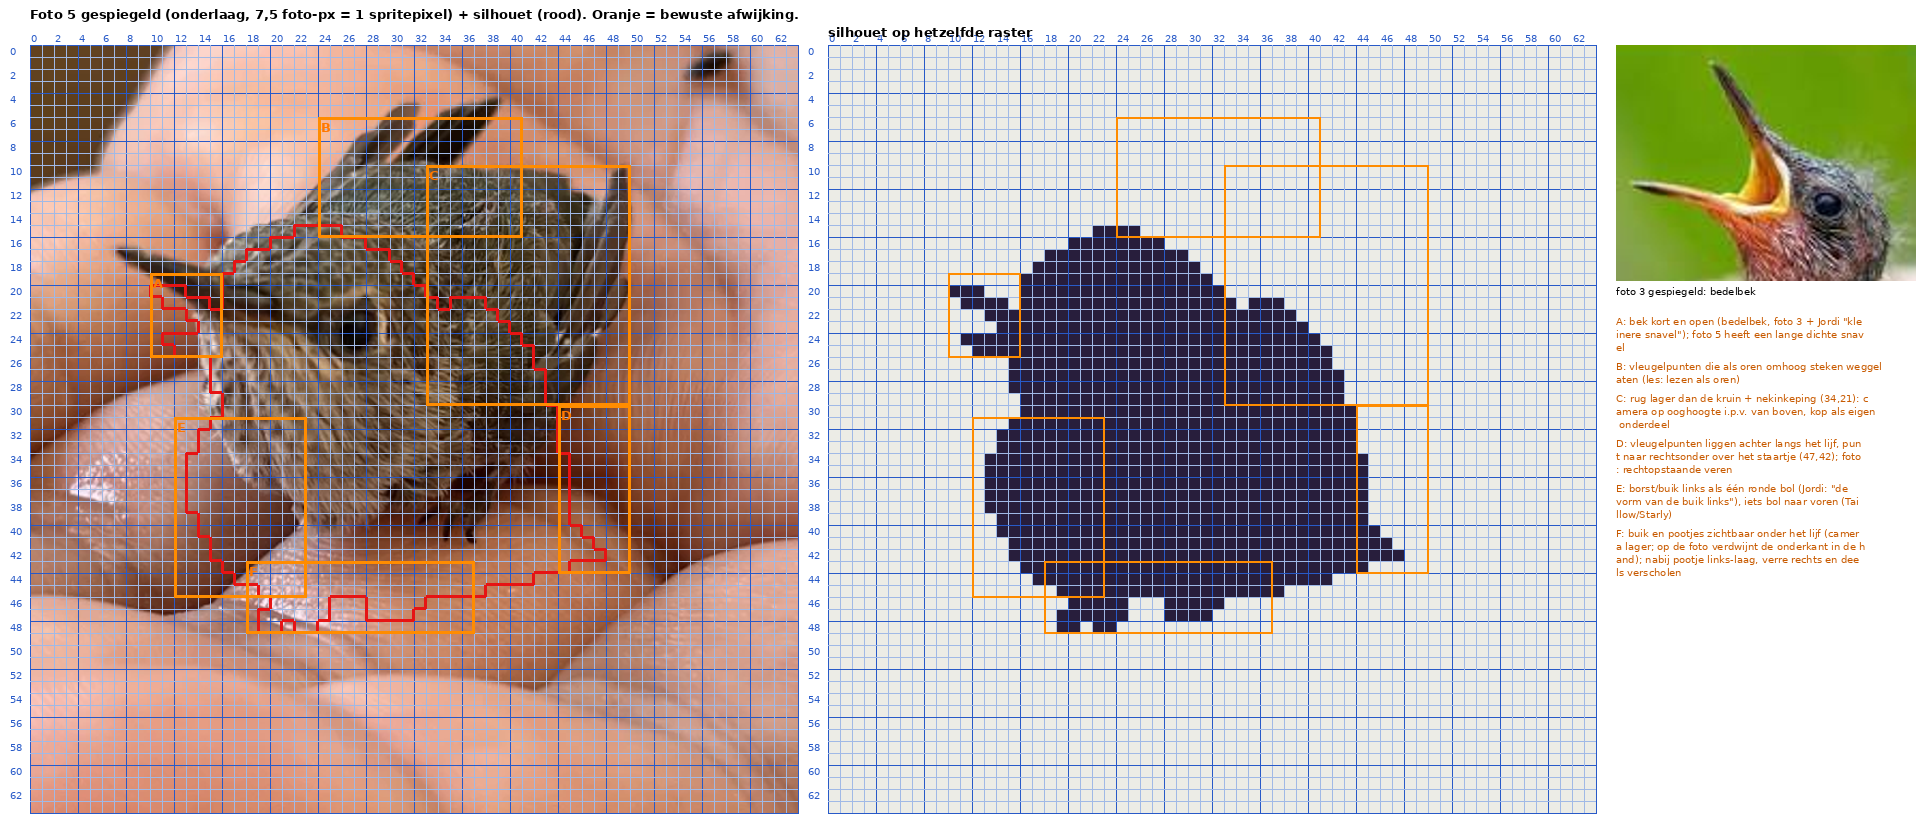

Source code (Python):
"""Overtrekvel: foto 5 gespiegeld (kijkt naar links) als onderlaag op het 64-raster met spritecoördinaten,
silhouet erover (rode omtrek), oranje zones = bewuste afwijkingen (zones.txt). Rechts: silhouet los op hetzelfde raster
en foto 3 (bek). Uitlijning: kruin (y16) en borst links (x13-14) van foto en silhouet vallen samen.
Gebruik: python3 overtrekvel.py"""
from PIL import Image, ImageDraw, ImageFont
REF = '../../referenties/'
S, X0, Y0, Z = 7.5, 597, 770, 12        # 7,5 foto-px per spritepixel
F = ImageFont.truetype('/usr/share/fonts/truetype/dejavu/DejaVuSans.ttf', 10)
FB = ImageFont.truetype('/usr/share/fonts/truetype/dejavu/DejaVuSans-Bold.ttf', 13)
ZONES = [l.rstrip('\n').split(' ', 4) for l in open('zones.txt') if l.strip() and not l.startswith('#')]
rows = [l.rstrip('\n') for l in open('silhouet.txt')][:64]
M = [[c == '#' for c in r] for r in rows]
W = 64 * Z

def grid(d, ox, oy):
    for k in range(65):
        c = (40, 90, 200) if k % 4 == 0 else (160, 185, 230)
        d.line([(ox + k * Z, oy), (ox + k * Z, oy + W)], fill=c); d.line([(ox, oy + k * Z), (ox + W, oy + k * Z)], fill=c)
        if k < 64 and k % 2 == 0:
            d.text((ox + k * Z + 1, oy - 13), str(k), fill=(40, 90, 200), font=F); d.text((ox - 20, oy + k * Z), str(k), fill=(40, 90, 200), font=F)

def omtrek(d, ox, oy, col=(230, 20, 20)):
    for y in range(64):
        for x in range(64):
            if not M[y][x]: continue
            X, Y = ox + x * Z, oy + y * Z
            if x == 63 or not M[y][x + 1]: d.line([(X + Z - 1, Y), (X + Z - 1, Y + Z - 1)], fill=col, width=3)
            if x == 0 or not M[y][x - 1]: d.line([(X, Y), (X, Y + Z - 1)], fill=col, width=3)
            if y == 63 or not M[y + 1][x]: d.line([(X, Y + Z - 1), (X + Z - 1, Y + Z - 1)], fill=col, width=3)
            if y == 0 or not M[y - 1][x]: d.line([(X, Y), (X + Z - 1, Y)], fill=col, width=3)

f5 = Image.open(REF + 'jordi_5_uitvlieger_hand.webp').convert('RGB').transpose(Image.FLIP_LEFT_RIGHT)
u = f5.crop((X0, Y0, int(X0 + 64 * S), int(Y0 + 64 * S))).resize((W, W), Image.LANCZOS)
out = Image.new('RGB', (2 * W + 380, W + 70), 'white'); d = ImageDraw.Draw(out)
ox, oy = 30, 45
out.paste(u, (ox, oy)); grid(d, ox, oy); omtrek(d, ox, oy)
for x0, y0, x1, y1, lab in ZONES:
    x0, y0, x1, y1 = map(int, (x0, y0, x1, y1))
    d.rectangle([ox + x0 * Z, oy + y0 * Z, ox + (x1 + 1) * Z, oy + (y1 + 1) * Z], outline=(255, 140, 0), width=3)
    d.text((ox + x0 * Z + 3, oy + y0 * Z + 2), lab.split(':')[0], fill=(255, 120, 0), font=FB)
d.text((ox, 6), 'Foto 5 gespiegeld (onderlaag, 7,5 foto-px = 1 spritepixel) + silhouet (rood). Oranje = bewuste afwijking.', fill='black', font=FB)
ox2 = ox + W + 30
s = Image.new('RGB', (W, W), (236, 236, 230)); ds = ImageDraw.Draw(s)
for y in range(64):
    for x in range(64):
        if M[y][x]: ds.rectangle([x * Z, y * Z, x * Z + Z - 1, y * Z + Z - 1], fill=(40, 30, 60))
out.paste(s, (ox2, oy)); grid(d, ox2, oy)
for x0, y0, x1, y1, lab in ZONES:
    x0, y0, x1, y1 = map(int, (x0, y0, x1, y1))
    d.rectangle([ox2 + x0 * Z, oy + y0 * Z, ox2 + (x1 + 1) * Z, oy + (y1 + 1) * Z], outline=(255, 140, 0), width=2)
d.text((ox2, 24), 'silhouet op hetzelfde raster', fill='black', font=FB)
ox3 = ox2 + W + 20
f3 = Image.open(REF + 'jordi_3_nestjongen.png').convert('RGB').crop((60, 235, 200, 345)).transpose(Image.FLIP_LEFT_RIGHT).resize((300, 236))
out.paste(f3, (ox3, oy)); d.text((ox3, oy + 240), 'foto 3 gespiegeld: bedelbek', fill='black', font=F)
ty = oy + 270
for x0, y0, x1, y1, lab in ZONES:
    for i in range(0, len(lab), 50):
        d.text((ox3, ty), lab[i:i + 50], fill=(200, 90, 0), font=F); ty += 13
    ty += 6
out.save('overtrekvel.png')
